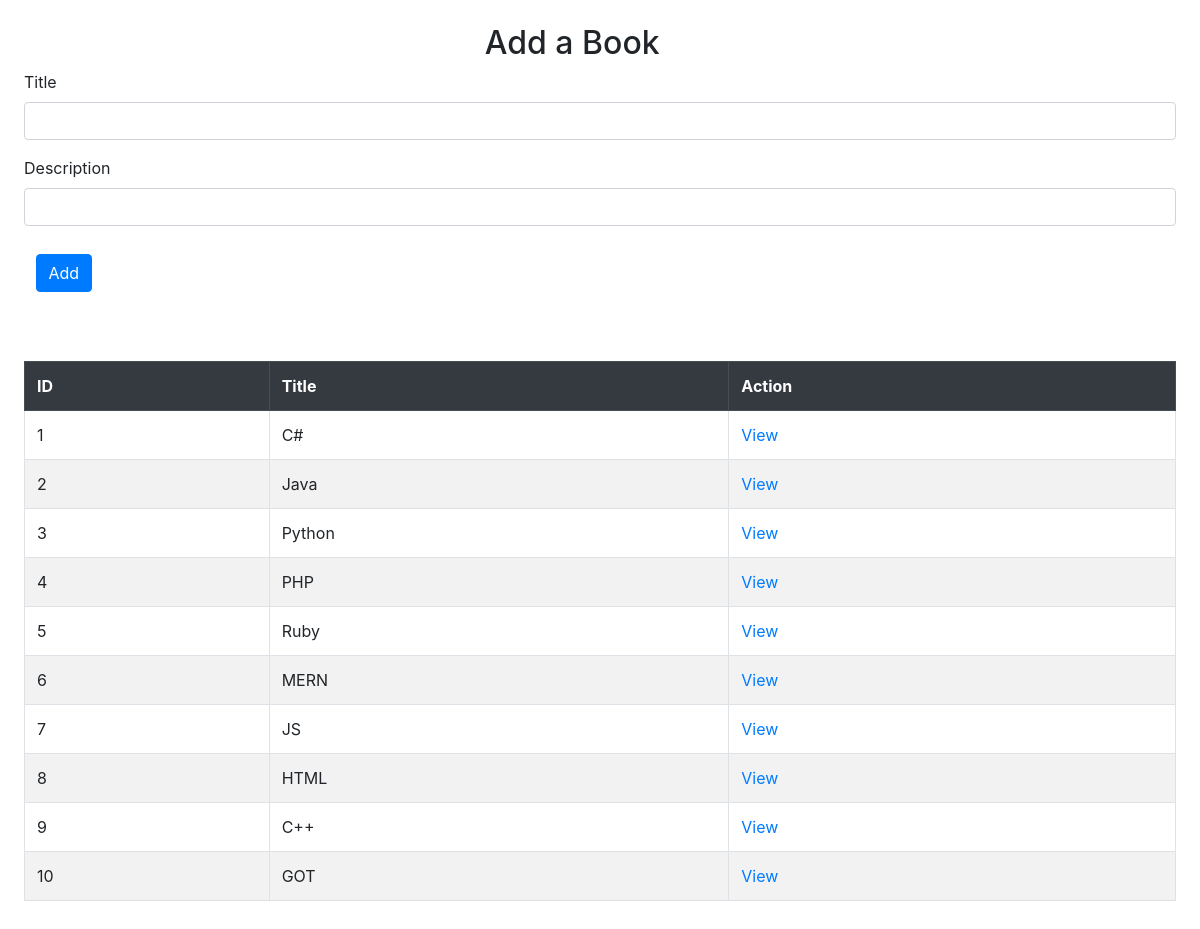
The app's page /, older data.
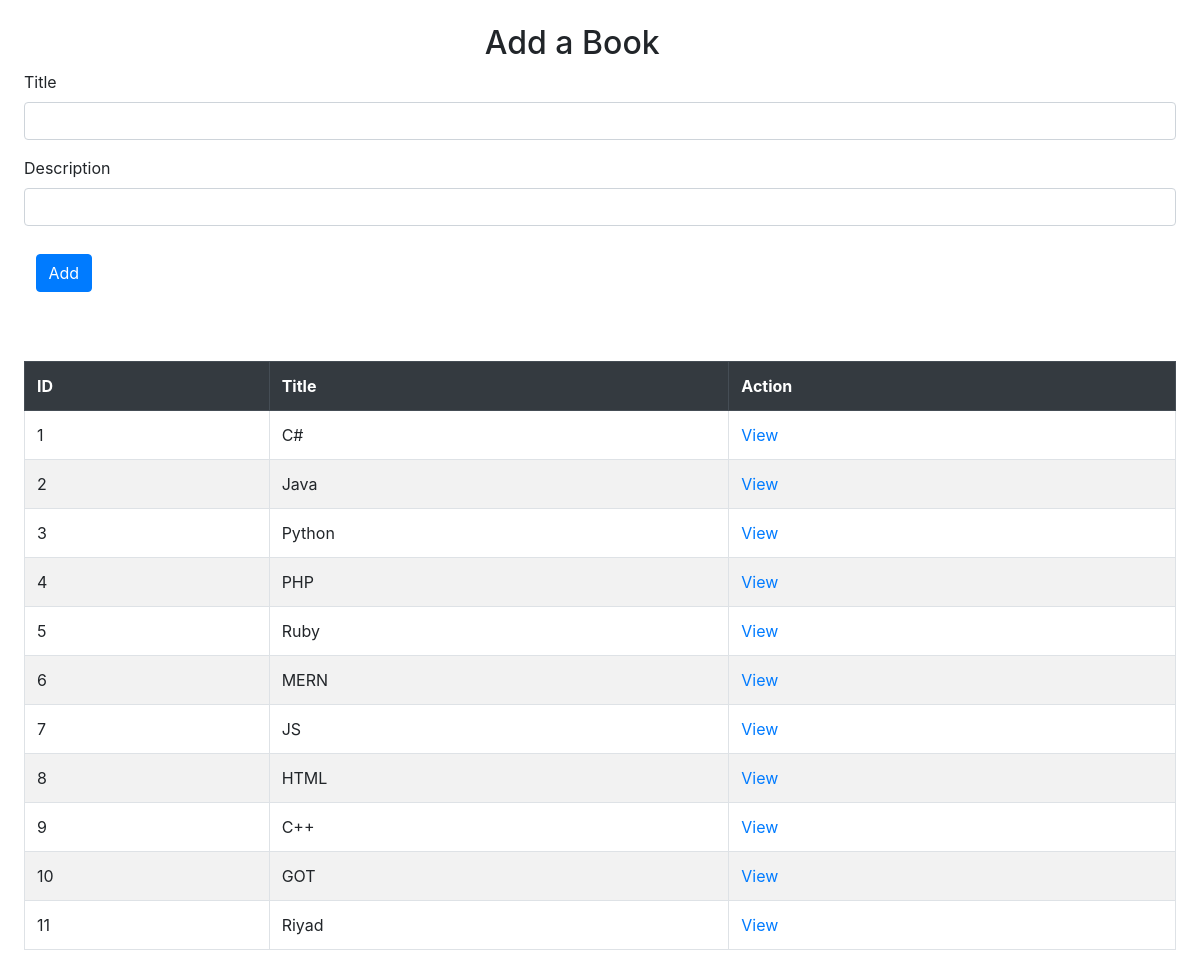
The same page, newer data.
### books_authors_app/models.py (models this page shows)
class Book(models.Model):
    title = models.CharField(max_length=255)
    desc = models.TextField(default='Recommended book')
    created_at = models.DateTimeField(auto_now_add=True)
    updated_at = models.DateTimeField(auto_now=True)

### books_authors_app/views.py (the view)
# urls.py: path('', views.index_books),
def index_books(request):
    context = {
        'books': Book.objects.all(),
    }
    return render(request, 'index.html', context)

### books_authors_app/templates/index.html (shortened to what this page needs)
<!DOCTYPE html>
<html lang="en">
<head>
    {% load static %}
    <link rel="stylesheet" href="https://cdn.jsdelivr.net/npm/bootstrap@4.6.2/dist/css/bootstrap.min.css">
    <link rel="stylesheet" href="{% static 'css/style.css' %}">
</head>
<body>
    <form action="add_book/" method="post">
        <h2>Add a Book</h2>
        <div class="form-group">
            <label for="title">Title</label>
            <input class="form-control" type="text" name="title" id="title">
        </div>
        <div class="form-group">
            <label for="desc">Description</label>
            <input class="form-control" type="text" name="desc" id="desc">
        </div>
        <button type="submit" class="btn btn-primary">Add</button>
    </form>
    <table class="table table-striped table-bordered table-hover">
        <tr class="thead-dark">
            <th scope="col">ID</th>
            <th scope="col">Title</th>
            <th scope="col">Action</th>
        </tr>
        {% for book in books %}
        <tr scope="row">
            <td>{{ book.id }}</td>
            <td>{{ book.title }}</td>
            <td><a href='books/{{ book.id }}/'>View</a></td>
        </tr>
        {% endfor %}
    </table>
</body>
</html>

Row changes from the older to the newer data that the page shows:
added Book: id "11", title "Riyad"
